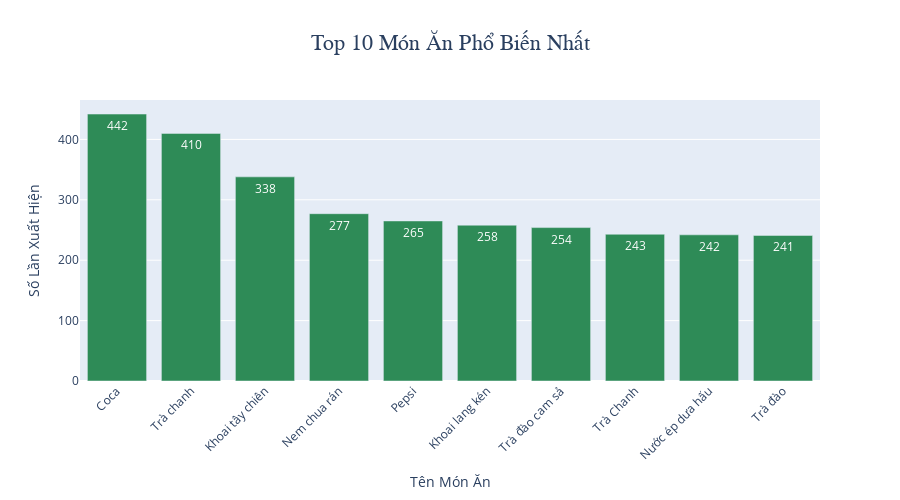

The cell this chart's notebook holds for it:
### Code cell
import plotly.express as px

# Đếm tần suất món ăn và lấy Top 10
top_dishes = items_df["Dish_Name"].value_counts().head(10)

# Chuyển sang DataFrame để dễ vẽ
top_dishes_df = top_dishes.reset_index()
top_dishes_df.columns = ["Dish_Name", "Count"]

# Vẽ biểu đồ thanh dọc
fig = px.bar(
    top_dishes_df,
    x="Dish_Name",
    y="Count",
    text="Count",
    title="Top 10 Món Ăn Phổ Biến Nhất",
    labels={"Dish_Name": "Tên Món Ăn", "Count": "Số Lần Xuất Hiện"}
)

# Tuỳ chỉnh hiển thị
fig.update_traces(
    texttemplate='%{text}',
    hovertemplate='Món: %{x}<br>Số lần xuất hiện: %{y}',
    marker_color='seagreen'
)

fig.update_layout(
    title_font=dict(size=22, family='Arial'),
    title_x=0.5,
    xaxis_title="Tên Món Ăn",
    yaxis_title="Số Lần Xuất Hiện",
    xaxis_tickangle=-45,  # xoay nhãn để không bị chồng lên nhau
    height=500
)

fig.show()

### Figure 1 — Plotly figure (JSON) as saved in the notebook; plotly's stock layout.template omitted (floating-point values rounded to 4 significant figures)
{"data": [{"alignmentgroup": "True", "hovertemplate": "Món: %{x}<br>Số lần xuất hiện: %{y}", "legendgroup": "", "marker": {"color": "seagreen", "pattern": {"shape": ""}}, "name": "", "offsetgroup": "", "orientation": "v", "showlegend": false, "text": [442, 410, 338, 277, 265, 258, 254, 243, 242, 241], "textposition": "auto", "texttemplate": "%{text}", "type": "bar", "x": ["Coca", "Trà chanh", "Khoai tây chiên", "Nem chua rán", "Pepsi", "Khoai lang kén", "Trà đào cam sả", "Trà Chanh", "Nước ép dưa hấu", "Trà đào"], "xaxis": "x", "y": [442, 410, 338, 277, 265, 258, 254, 243, 242, 241], "yaxis": "y"}], "layout": {"barmode": "relative", "height": 500, "legend": {"tracegroupgap": 0}, "title": {"font": {"family": "Arial", "size": 22}, "text": "Top 10 Món Ăn Phổ Biến Nhất", "x": 0.5}, "xaxis": {"anchor": "y", "domain": [0, 1], "tickangle": -45, "title": {"text": "Tên Món Ăn"}}, "yaxis": {"anchor": "x", "domain": [0, 1], "title": {"text": "Số Lần Xuất Hiện"}}}}
